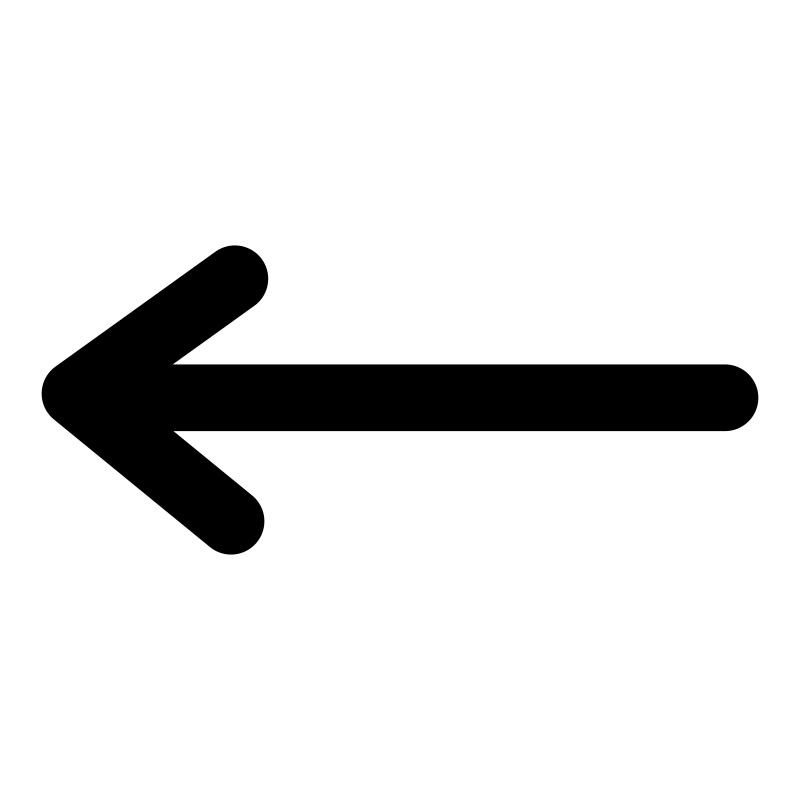
#> input picture arrow-left.png, 2400 x 2400 px (shown at 1/3 size)
$ python -i gif_save_logic.py   (imports and definitions only)
#> lines starting #> are read from the running program, lines starting #| are printed output that depends on the picture; after the words box and inside, x2 and y2 are one past the last pixel; in counts of white or black regions, pixels touching at a corner belong together
#> further down, picture is the input picture: PIL image 2400x2400 LA; mean R, G, B, A 27.7, 27.7, 27.7, 55.2
import io
import math
import struct
import subprocess
import re
from pathlib import Path
import random
import os
import sys

from PIL import Image

from generation.ffmpeg_locator import FfmpegNotFoundError, get_ffmpeg_path
from models.form_bindings import AudioSettings

TRANSPARENT_IDX = 255


def _encode_single_frame(img: Image.Image, dither: bool = True) -> bytes:
#> called with dither = True
    has_alpha = img.mode in ('RGBA', 'LA') or 'transparency' in img.info
#> has_alpha = True

    if img.mode != 'P':
        rgba = img.convert('RGBA')
        rgb = rgba.convert('RGB')
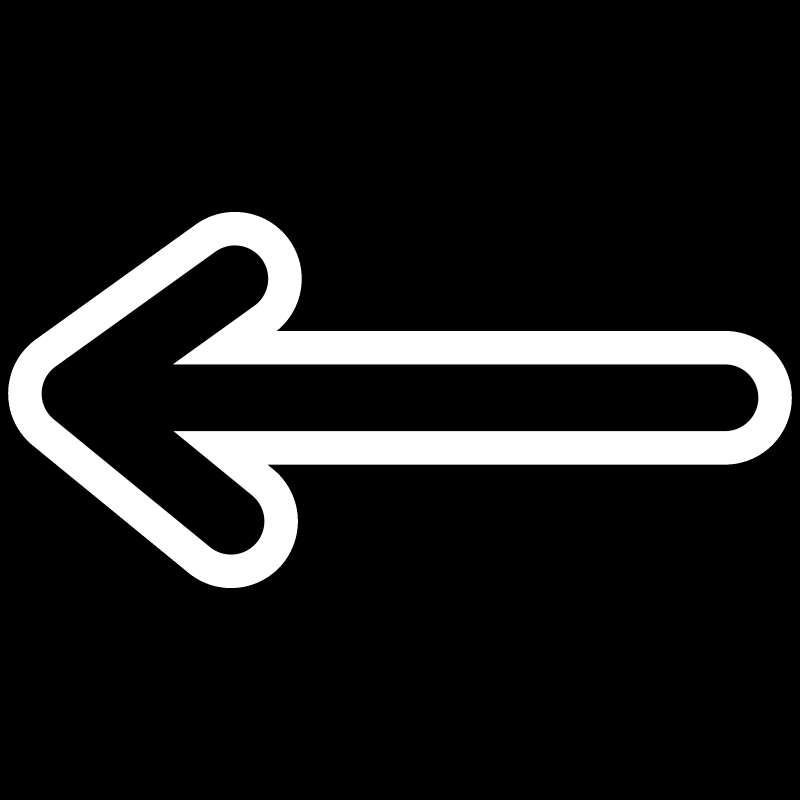
#> rgb: PIL image 2400x2400 RGB (shown at 1/3 size); min 0, max 255, mean 27.7

        quantized = rgb.quantize(
            colors=255,
            method=Image.Quantize.MEDIANCUT,
            dither=Image.Dither.FLOYDSTEINBERG if dither else Image.Dither.NONE
        )

        if has_alpha:
            alpha = rgba.split()[-1]
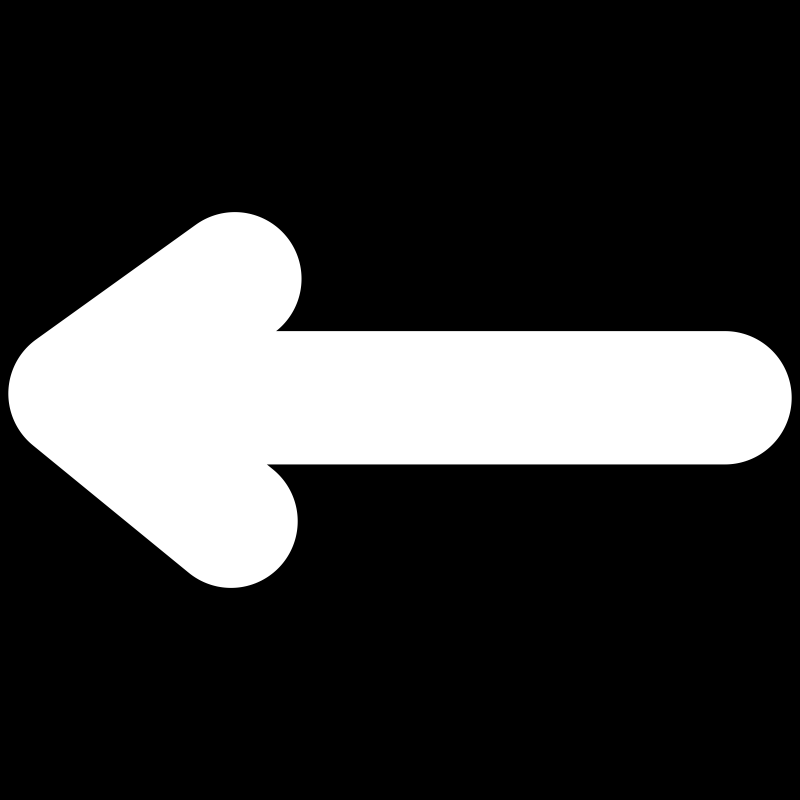
#> alpha: PIL image 2400x2400 L (shown at 1/3 size); min 0, max 255, mean 55.2
            mask = alpha.point(lambda a: 255 if a < 128 else 0).convert('1')
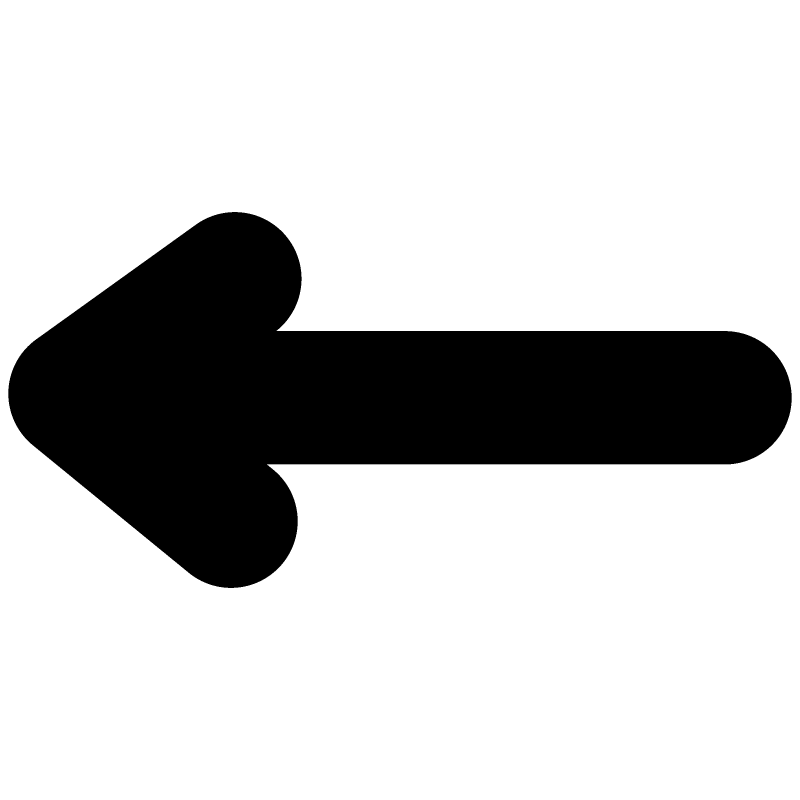
#> mask: PIL image 2400x2400 1 (shown at 1/3 size); 78.3% white; 1 black region, box (x1, y1, x2, y2) and area: (25, 636, 2375, 1764) 1247569
            if mask.getbbox() is not None:
                quantized.paste(255, mask)
                quantized.info['transparency'] = 255

        img = quantized

    buf = io.BytesIO()
    save_kwargs = {'format': 'GIF'}
    if 'transparency' in img.info:
        save_kwargs['transparency'] = img.info['transparency']
    img.save(buf, **save_kwargs)
    return buf.getvalue()


# [93 lines left out: functions _extract_image_block, save_gif, not called in this run]


class Mp4EncodingError(Exception):
    pass

NO_WINDOW = getattr(subprocess, "CREATE_NO_WINDOW", 0)

# [9 lines left out: function _clean_env, not called in this run]

_VIDEO_ARGS_CACHE: dict[str, list[str]] = {}

_VIDEO_CANDIDATES = [
    ["-c:v", "libx264"],
    ["-c:v", "libopenh264", "-b:v", "2000k"],
    ["-c:v", "mpeg4", "-q:v", "3"],   # not H.264: last resort
]


# [82 lines left out: functions _encoder_works, _video_codec_args, clip_duration_ms, _picker, build_events, plan_events, not called in this run]


_PAN = {
    -1: "pan=stereo|c0=c0|c1=0*c0",
    0: "pan=stereo|c0=c0|c1=c0",
    1: "pan=stereo|c0=0*c0|c1=c0",
}


# [140 lines left out: functions audio_filter, save_mp4, _encode_via_pipe, not called in this run]

>>> from PIL import Image
>>> picture = Image.open('../arrow-left.png')
>>> result = _encode_single_frame(picture)

$ run again, on primary-line-line-arrow-end.png
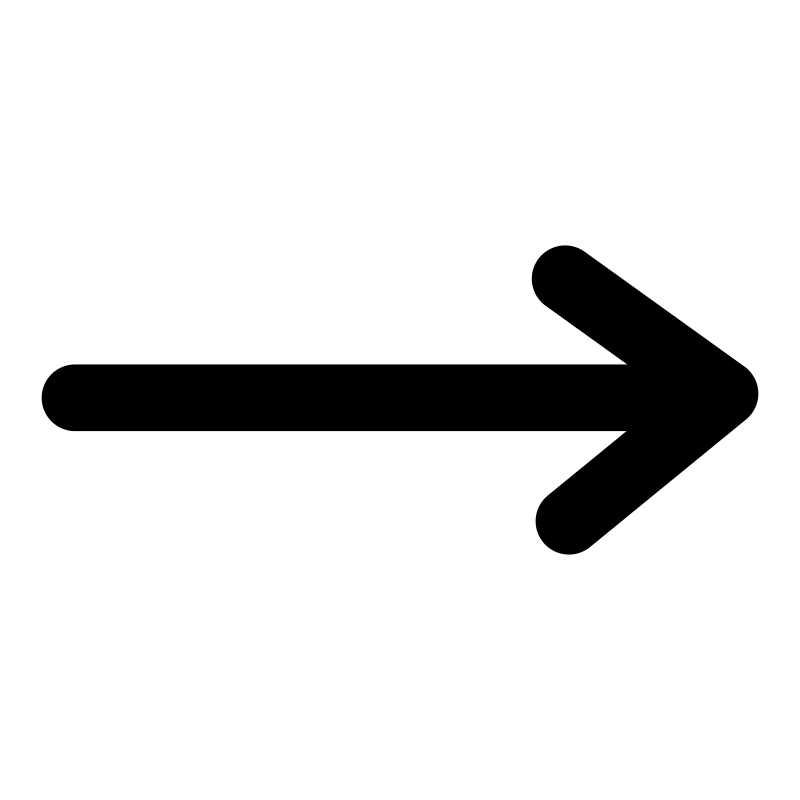
#> input picture primary-line-line-arrow-end.png, 2400 x 2400 px (shown at 1/3 size)
#> picture is the input picture: PIL image 2400x2400 LA; mean R, G, B, A 27.7, 27.7, 27.7, 55.2
#> has_alpha = True
#> in _encode_single_frame, `alpha = rgba.split()[-1]`:
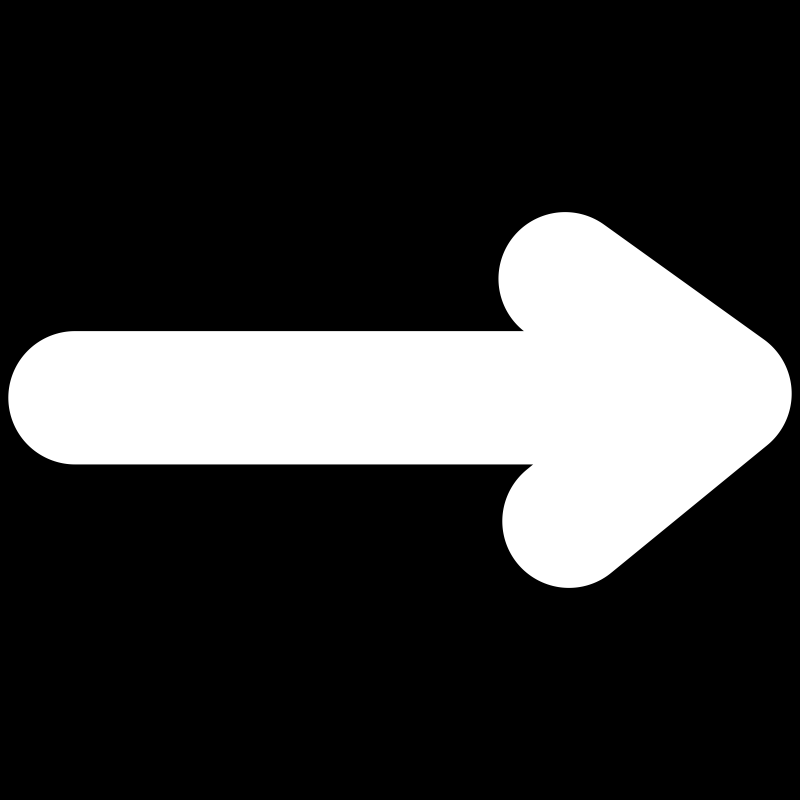
#> alpha: PIL image 2400x2400 L (shown at 1/3 size); min 0, max 255, mean 55.2
#> in _encode_single_frame, `mask = alpha.point(lambda a: 255 if a < 128 else 0).convert('1')`:
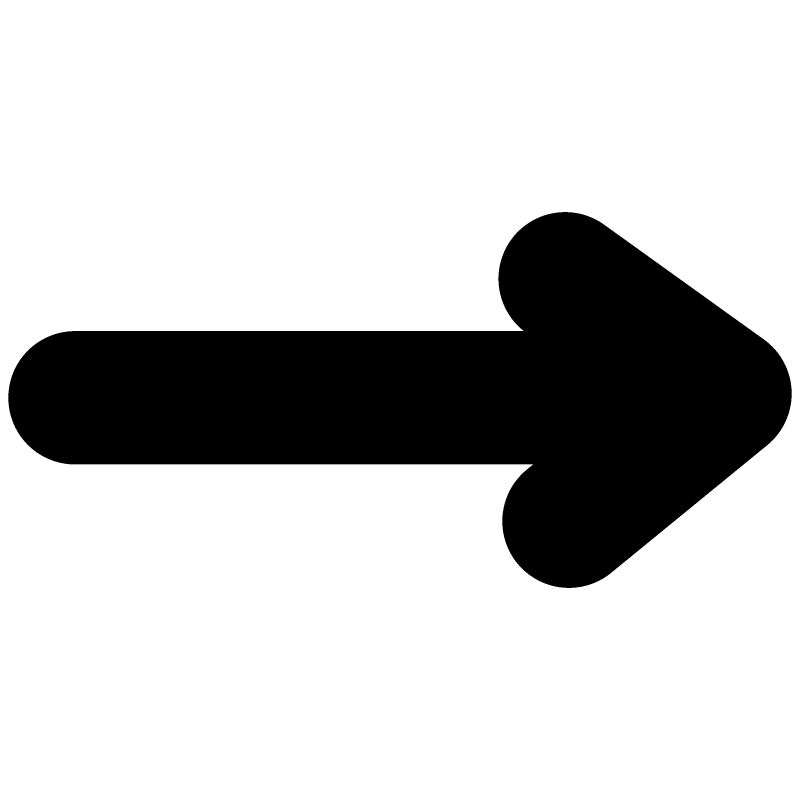
#> mask: PIL image 2400x2400 1 (shown at 1/3 size); 78.3% white; 1 black region, box (x1, y1, x2, y2) and area: (25, 636, 2375, 1764) 1247569
